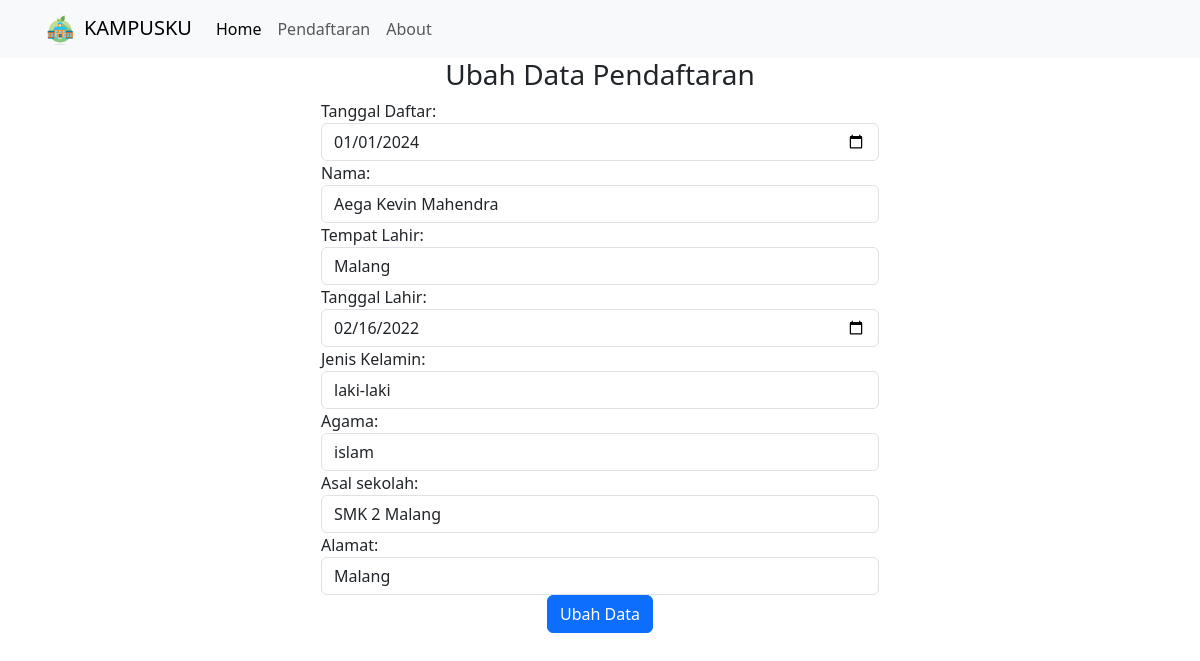
Page /public/Pendaftaran/fromubah/10 on the committed database.
### tables this page shows
CREATE TABLE `pendaftaran` (
  `no_pendaftaran` int(10) NOT NULL,
  `tanggal_daftar` date NOT NULL,
  `nama` varchar(40) NOT NULL,
  `tempat_lahir` varchar(20) NOT NULL,
  `tanggal_lahir` date NOT NULL,
  `jenis_kelamin` varchar(20) NOT NULL,
  `agama` varchar(20) NOT NULL,
  `asal_sekolah` varchar(30) NOT NULL,
  `alamat` varchar(30) NOT NULL
);

### app/core/Controller.php (called while the page is built, shortened)
<?php
class Controller{
    public function view($view, $data = [])
    {
        require_once '../app/views/' . $view . '.php';
    }
    public function model($model)
    {
        return new $model;
    }
}

### app/controllers/Pendaftaran.php (called while the page is built, shortened)
<?php
class pendaftaran extends Controller {
public function fromubah($no_pendaftaran)
    {
        $data['judul'] = 'Ubah Data Pendaftaran';
        $data['ubahdata'] = $this->model('Pendaftaran_model')->ubah($no_pendaftaran);
        $this->view('pendaftaran/ubah_data', $data);
    }
}

### app/core/App.php (called while the page is built, shortened)
<?php
class App{
    protected $method = 'index';
    protected $params = [];
    public function __construct()
    {
        $url = $this->parseURL();
        if (isset($url[0]) && file_exists('../app/controllers/' . $url[0] . '.php')) {
            unset($url[0]);
        }
        $this->controller = new $this->controller;
        if (isset($url[1])) {
            if (method_exists($this->controller, $url[1])) {
                $this->method = $url[1];
                unset($url[1]);
            }
        }
        if (!empty($url)) {
            $this->params = array_values($url);
        }
        call_user_func_array([$this->controller, $this->method], $this->params);
    }
    public function parseURL()
    {
        if(isset($_GET['url'])){
            $url = rtrim($_GET['url'], '/');
            $url = filter_var($url, FILTER_SANITIZE_URL);
            $url = explode('/', $url);
            return $url;
        }
    }
}

### public/index.php (called while the page is built, shortened)
<?php
$app = new App;

### app/core/Database.php (called while the page is built, shortened)
<?php
class Database
{
    private $host = DB_HOST;
    private $user = DB_USER;
    private $pass = DB_PASS;
    private $db_name = DB_NAME;
    private $dbh;
    private $stmt;
    public function __construct()
    {
        $dsn = 'mysql:host=' . $this->host . ';dbname=' . $this->db_name;
        $option = [
            PDO::ATTR_PERSISTENT => true,
            PDO::ATTR_ERRMODE => PDO::ERRMODE_EXCEPTION
        ];
        try {
            $this->dbh = new PDO($dsn, $this->user, $this->pass, $option);
        } catch (PDOException $e) {
            die($e->getMessage());
        }
    }
    public function query($query)
    {
        $this->stmt = $this->dbh->prepare($query);
    }
    public function bind($param, $value, $type = null)
    {
        if (is_null($type)) {
            switch (true) {
                default:
                    $type = PDO::PARAM_STR;
            }
        }
        $this->stmt->bindValue($param, $value, $type);
    }
    public function execute()
    {
        $this->stmt->execute();
    }
    public function resultAll()
    {
        $this->execute();
        return $this->stmt->fetchAll(PDO::FETCH_ASSOC);
    }
}

### app/models/Pendaftaran_model.php (called while the page is built, shortened)
<?php
class Pendaftaran_model {
    private $db ;
    public function __construct()
    {
        $this->db = new Database;
    }
public function ubah($no_pendaftaran)
{
    $this->db->query("SELECT * FROM pendaftaran WHERE no_pendaftaran =:no_pendaftaran");
    $this->db->bind('no_pendaftaran', $no_pendaftaran);
    return $this->db->resultAll();
}
}

### app/views/pendaftaran/ubah_data.php (the view, shortened to what this page needs)
<div class ="container">
<form action="<?=BASEURL?>/Pendaftaran/prosesubah" method="POST" class="mx-auto" style="width: 50%; margin-left: 2cm;">
    <h3 class="text-center">Ubah Data Pendaftaran</h3>
    <?php foreach ($data['ubahdata'] as $ubah): ?>
        <div class="form-group">
            <label for="tanggal_daftar">Tanggal Daftar:</label>
            <input type="date" class="form-control" value="<?= $ubah['tanggal_daftar']?>" name="tanggal_daftar">
        </div>
        <div class="form-group">
            <label for="nama">Nama:</label>
            <input type="text" class="form-control" value="<?= $ubah['nama']?>" name="nama">
        </div>
        <div class="form-group">
            <label for="tempat_lahir">Tempat Lahir:</label>
            <input type="text" class="form-control" value="<?= $ubah['tempat_lahir']?>" name="tempat_lahir">
        </div>
        <div class="form-group">
            <label for="tanggal_lahir">Tanggal Lahir:</label>
            <input type="date" class="form-control" value="<?= $ubah['tanggal_lahir']?>" name="tanggal_lahir">
        </div>
        <div class="form-group">
            <label>Jenis Kelamin:</label>
            <select class="form-control" name="jenis_kelamin">
                <option value="<?= $ubah['jenis_kelamin']?>"><?= $ubah['jenis_kelamin']?></option>
            </select>
        </div>
        <div class="form-group">
            <label for="agama">Agama:</label>
            <input type="text" class="form-control" value="<?= $ubah['agama']?>" name="agama">
        </div>
        <div class="form-group">
            <label for="asal_sekolah">Asal sekolah:</label>
            <input type="text" class="form-control" value="<?= $ubah['asal_sekolah']?>" name="asal_sekolah">
        </div>
        <div class="form-group">
            <label for="alamat">Alamat:</label>
            <input type="text" class="form-control" value="<?= $ubah['alamat']?>" name="alamat">
        </div>
    <?php endforeach; ?>
    <button type="submit" class="btn btn-primary mx-auto d-block">Ubah Data</button>
</form>

### rows in the picture
pendaftaran: tanggal_daftar "01/01/2024", nama "Aega Kevin Mahendra", tempat_lahir "Malang", tanggal_lahir "02/16/2022", jenis_kelamin "laki-laki", agama "islam", asal_sekolah "SMK 2 Malang", alamat "Malang"
